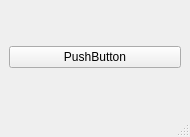
<?xml version="1.0" encoding="UTF-8"?>
<ui version="4.0">
 <class>MainWindow</class>
 <widget class="QMainWindow" name="MainWindow">
  <property name="geometry">
   <rect>
    <x>0</x>
    <y>0</y>
    <width>190</width>
    <height>137</height>
   </rect>
  </property>
  <property name="windowTitle">
   <string>MainWindow</string>
  </property>
  <widget class="QWidget" name="centralwidget">
   <layout class="QVBoxLayout" name="verticalLayout">
    <item>
     <widget class="QPushButton" name="pushButton">
      <property name="text">
       <string>PushButton</string>
      </property>
     </widget>
    </item>
   </layout>
  </widget>
  <widget class="QMenuBar" name="menubar">
   <property name="geometry">
    <rect>
     <x>0</x>
     <y>0</y>
     <width>190</width>
     <height>21</height>
    </rect>
   </property>
  </widget>
  <widget class="QStatusBar" name="statusbar"/>
 </widget>
 <resources/>
 <connections/>
</ui>
